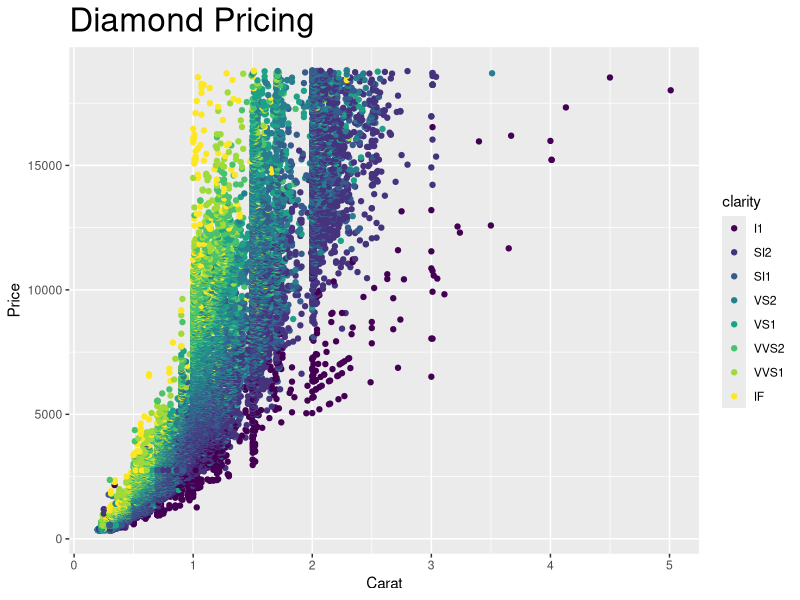

Source code (R):
## ---- chunk 1

library(ggplot2)

#summary(diamonds)

#summary(diamonds$price)

aveSize <- round(mean(diamonds$carat), 4)
clarity <- levels(diamonds$clarity)

p <- qplot(carat, price, data = diamonds, color = clarity) + labs(x = "Carat", y = "Price") + labs(title = "Diamond Pricing")

p + theme(plot.title = element_text(size = 24))
